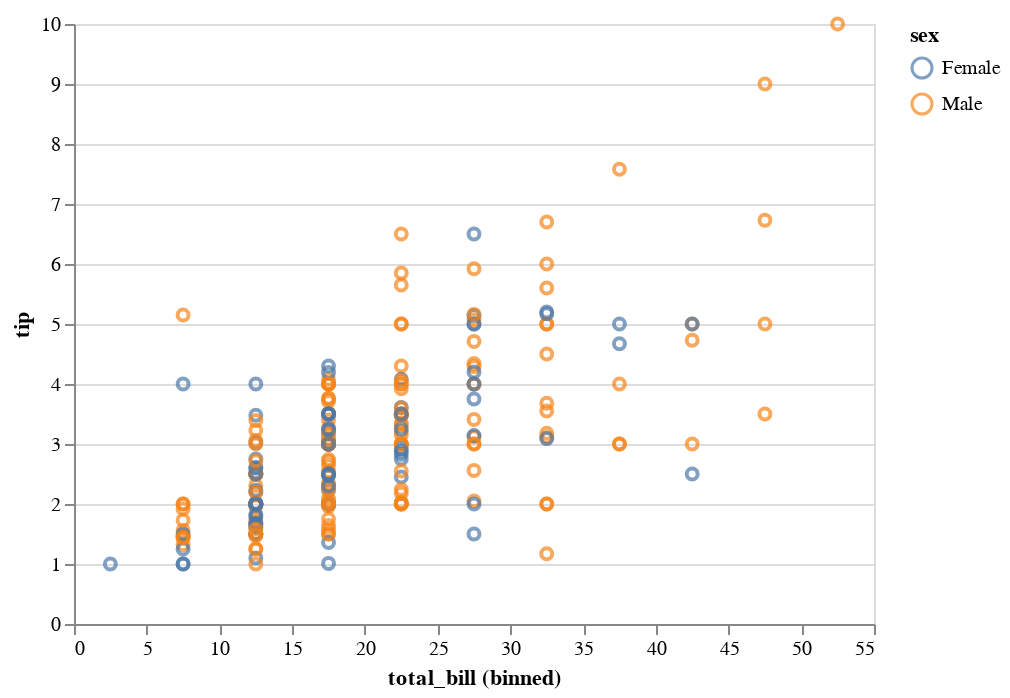

The notebook cell saved with this chart:
### Code cell
alt.Chart(tips_df).mark_point().encode(
    x = alt.X('total_bill', bin = True),
    y = 'tip',
    color = 'sex'
)

### Figure 1 — Vega-Lite specification as saved in the notebook (floating-point values rounded to 4 significant figures; data arrays with more than 128 entries replaced by an {"elided": "..."} marker saying what was removed)
{"config": {"view": {"continuousWidth": 400, "continuousHeight": 300}}, "data": {"name": "data-362d1a3aede62850ce7cd49b1d5f5d1d"}, "mark": "point", "encoding": {"color": {"field": "sex", "type": "nominal"}, "x": {"bin": true, "field": "total_bill", "type": "quantitative"}, "y": {"field": "tip", "type": "quantitative"}}, "$schema": "https://vega.github.io/schema/vega-lite/v4.17.0.json", "datasets": {"data-362d1a3aede62850ce7cd49b1d5f5d1d": {"elided": "244 records"}}}
